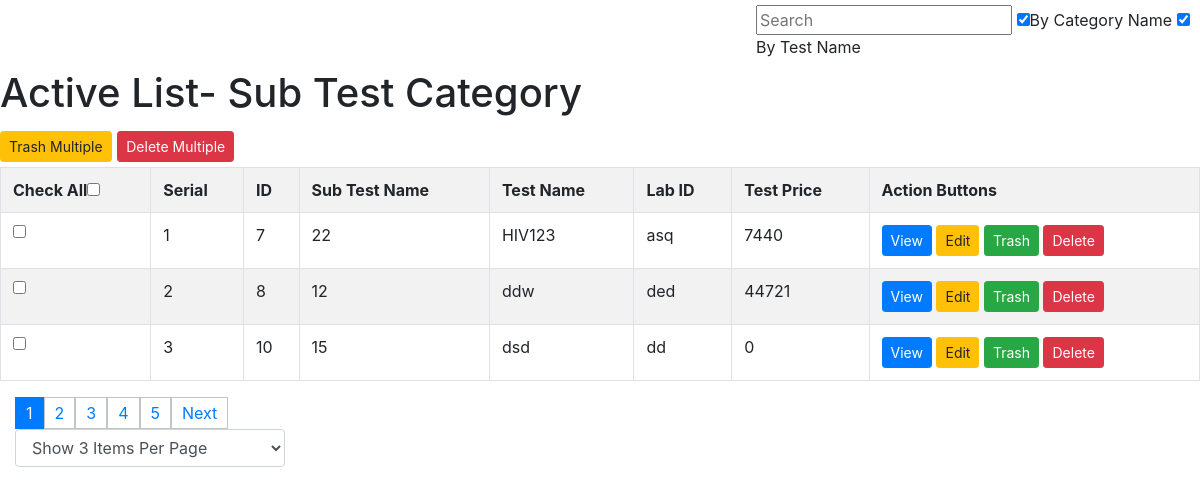
Screenshot of /views/SubTestCategory/index.php with the database file from the repository.
### tables this page shows
CREATE TABLE `sub_test_category` (
  `id` int(100) NOT NULL,
  `category_id` varchar(100) NOT NULL,
  `test_name` varchar(100) NOT NULL,
  `lab_id` varchar(100) NOT NULL,
  `test_price` float NOT NULL,
  `is_trashed` varchar(100) NOT NULL DEFAULT 'No'
);

### src/SubTestCategory/SubTestCategory.php (called while the page is built, shortened)
<?php
class SubTestCategory extends Database
{
     public function index(){
         $sqlQuery= "Select * from sub_test_category where is_trashed='No'";
         $STH=$this->DBH->query($sqlQuery);
         $STH->setFetchMode(PDO::FETCH_OBJ);
         $allData= $STH->fetchAll();
         return $allData;
     }
    public function getAllKeywords()
    {
        $_allKeywords = array();
        $allData = $this->index();
        foreach ($allData as $oneData) {
            $_allKeywords[] = trim($oneData->category_id);
        }
        foreach ($allData as $oneData) {
            $eachString= strip_tags($oneData->category_id);
            $eachString=trim( $eachString);
            $eachString= preg_replace( "/\r|\n/", " ", $eachString);
            $eachString= str_replace("&nbsp;","",  $eachString);
            $WordsArr = explode(" ", $eachString);
            foreach ($WordsArr as $eachWord){
                $_allKeywords[] = trim($eachWord);
            }
        }
        $allData = $this->index();
        foreach ($allData as $oneData) {
            $_allKeywords[] = trim($oneData->test_name);
        }
        $allData = $this->index();
        foreach ($allData as $oneData) {
            $eachString= strip_tags($oneData->test_name);
            $eachString=trim( $eachString);
            $eachString= preg_replace( "/\r|\n/", " ", $eachString);
            $eachString= str_replace("&nbsp;","",  $eachString);
            $WordsArr = explode(" ", $eachString);
            foreach ($WordsArr as $eachWord){
                $_allKeywords[] = trim($eachWord);
            }
        }
        return array_unique($_allKeywords);
    }
    public function indexPaginator($page=1,$itemsPerPage=3){
        $start = (($page-1) * $itemsPerPage);
        $sql = "SELECT * from sub_test_category  WHERE is_trashed = 'No' LIMIT $start,$itemsPerPage";
        $STH = $this->DBH->query($sql);
        $STH->setFetchMode(PDO::FETCH_OBJ);
        $arrSomeData  = $STH->fetchAll();
        return $arrSomeData;
    }
}

### src/Model/Database.php (called while the page is built, shortened)
<?php
class Database
{
    public function __construct()
    {
        try {
            $this->DBH = $DBH = new  PDO("mysql:host=localhost;dbname=diagonstic", "root", "");
        }
        catch (PDOException $error){
            echo  $error->getMessage();
        }
    }
}

### views/SubTestCategory/index.php (the view, shortened to what this page needs)
<?php
$obj = new \App\SubTestCategory\SubTestCategory();
$allData = $obj->index();
$availableKeywords = $obj->getAllKeywords();
$recordCount = count($allData);
if (isset($_REQUEST['Page'])) $page = $_REQUEST['Page'];
else if (isset($_SESSION['Page'])) $page = $_SESSION['Page'];
else   $page = 1;
if (isset($_REQUEST['ItemsPerPage'])) $itemsPerPage = $_REQUEST['ItemsPerPage'];
else if (isset($_SESSION['ItemsPerPage'])) $itemsPerPage = $_SESSION['ItemsPerPage'];
else   $itemsPerPage = 3;
$pages = ceil($recordCount / $itemsPerPage);
$someData = $obj->indexPaginator($page, $itemsPerPage);
$allData = $someData;
$serial = (($page - 1) * $itemsPerPage) + 1;
?>
<head>
    <link rel="stylesheet" href="../../resource/bootstrap/css/bootstrap.min.css">
    <link rel="stylesheet" href="../../resource/bootstrap/css/main.css">
    <link rel="stylesheet" href="../../resource/bootstrap/css/jquery-ui.css">
</head>
<body>
<div style="margin-left: 63%">
    <form id="searchForm" action="index.php" method="get" style="margin-top: 5px; margin-bottom: 10px ">
        <input type="text" value="" id="searchID" name="search" placeholder="Search" width="60">
        <input type="checkbox" name="byCategory" checked>By Category Name
        <input type="checkbox" name="byTestName" checked>By Test Name
    </form>
</div>
<h1>Active List- Sub Test Category</h1>
<form id="selectionForm" action="trash_multiple.php" method="post">
    <div class="nav navbar-brand">
        <input class="btn btn-warning btn-sm" id="trashMultiple" type="button" value="Trash Multiple">
        <input class="btn btn-danger btn-sm" id="deleteMultiple" type="button" value="Delete Multiple">
    </div>
    <table class="table table-bordered table-striped">
        <tr>
            <th>Check All<input type="checkbox" name="select_all" id="select_all"></th>
            <th>Serial</th>
            <th>ID</th>
            <th>Sub Test Name</th>
            <th>Test Name</th>
            <th>Lab ID</th>
            <th>Test Price</th>
            <th>Action Buttons</th>
        </tr>
        <?php
        foreach ($allData as $record) {
            echo "
        <tr>
          <td><input type='checkbox' class='checkbox' name='multiple[]' value='$record->id' ></td>
            <td>$serial</td>
            <td>$record->id</td>
            <td>$record->category_id</td>
            <td>$record->test_name</td>
            <td>$record->lab_id</td>
            <td>$record->test_price</td>
            <td>
             <a href='view.php?id=$record->id' class='btn btn-primary btn-sm'>View</a>
                  <a href='edit.php?id=$record->id' class='btn btn-warning btn-sm'>Edit</a>
                   <a href='trash.php?id=$record->id' class='btn btn-success btn-sm'>Trash</a>
                    <a href='delete.php?id=$record->id' class='btn btn-danger btn-sm' onclick='return confirm_delete()'>Delete</a>
            </td>
         </tr>
    ";
            $serial++;
        }
        ?>
    </table>
</form>
<div align="left" class="col-sm-3">
    <ul class="pagination">
        <?php
        $pagePlusOne = $page + 1;
        for ($i = 1; $i <= $pages; $i++) {
            if ($i == $page) echo '<li class="active"><a href="">' . $i . '</a></li>';
            else  echo "<li><a href='?Page=$i'>" . $i . '</a></li>';
        }
        if ($page < $pages) echo "<li><a href='index.php?Page=$pagePlusOne'>" . "Next" . "</a></li>";
        ?>
        <select class="form-control" name="ItemsPerPage" id="ItemsPerPage"
                onchange="javascript:location.href = this.value;">
            <?php
            if ($itemsPerPage == 3) echo '<option value="?ItemsPerPage=3" selected >Show 3 Items Per Page</option>';
            else echo '<option  value="?ItemsPerPage=3">Show 3 Items Per Page</option>';
            ?>
        </select>
    </ul>
</div>
</body>
</html>

### rows the page displays
sub_test_category: id "7", category "22", test_name "HIV123", lab "asq", test_price "7440"
sub_test_category: id "8", category "12", test_name "ddw", lab "ded", test_price "44721"
sub_test_category: id "10", category "15", test_name "dsd", lab "dd", test_price "0"
